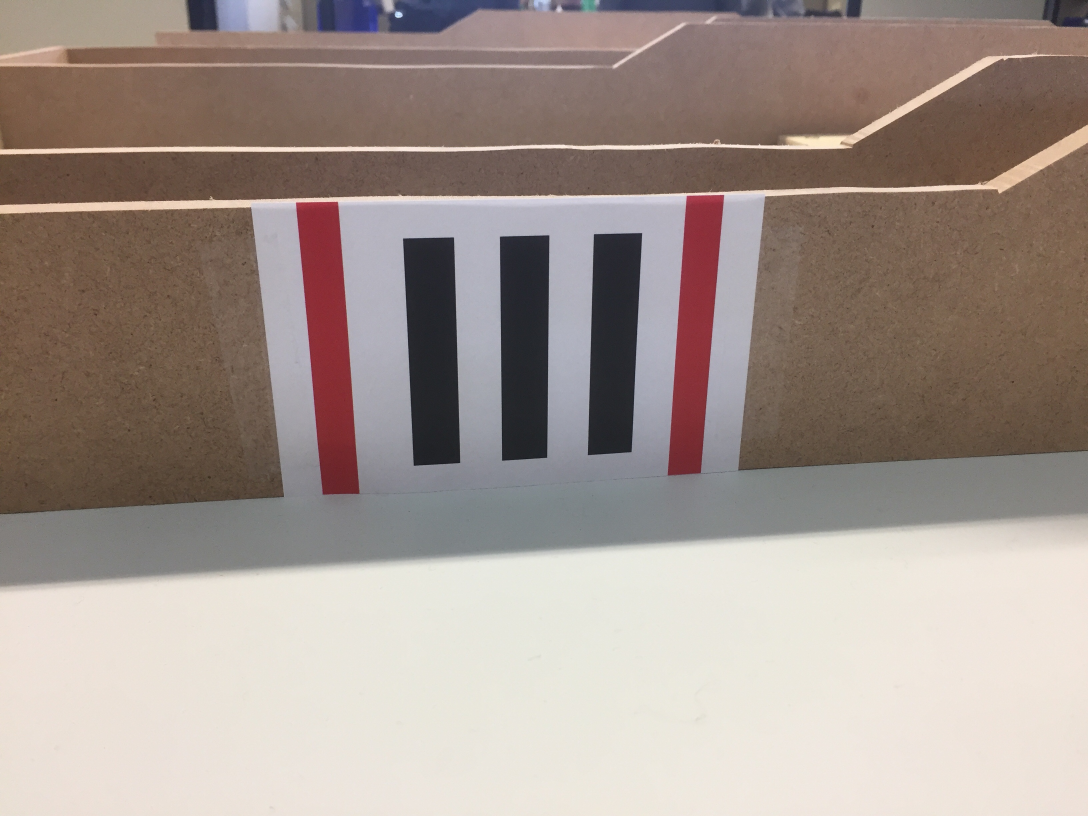
#> input picture src/objectDetectionSnippets/IMG333.JPG, 3264 x 2448 px (shown at 1/3 size)
$ python farbfilter01.py
#> lines starting #> are read from the running program, lines starting #| are printed output that depends on the picture; after the words box and inside, x2 and y2 are one past the last pixel; in counts of white or black regions, pixels touching at a corner belong together
import cv2
import numpy as np

class Images():
    path=''
    def __init__(self, path):
#> called with path = 'IMG333.JPG'
        self.path=path


class CVStuff():
    img=''
    hsv=''
    mask=''
    res=''

    l_black = np.array([0, 0, 0])
    u_black = np.array([200,50,100])

    def __init__(self, path):
#> called with path = 'IMG333.JPG'
        self.img=cv2.imread(path)
#> self.img is the input picture: shape (2448, 3264, 3); mean B, G, R 141.7, 148.9, 162.1

    def resizeImg(self):
        self.img=cv2.resize(self.img, (400,400))
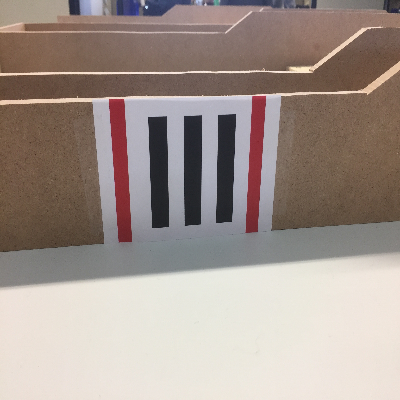
#> self.img: shape (400, 400, 3); mean B, G, R 141.6, 148.7, 161.9

    def filterBlack(self):
        self.hsv = cv2.cvtColor(self.img, cv2.COLOR_BGR2HSV)
#> self.hsv: shape (400, 400, 3); mean H, S, V 39.4, 46.2, 163.8
        self.mask = cv2.inRange(self.hsv, self.l_black, self.u_black)
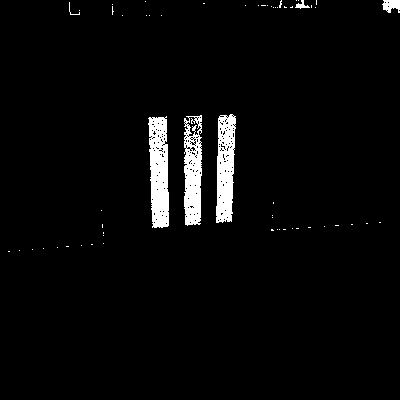
#> self.mask: shape (400, 400); 3.4% white; 59 white regions (53 under 20 px), largest, box (x1, y1, x2, y2) and area: (148, 116, 169, 228) 1855, (216, 114, 236, 223) 1650, (184, 115, 202, 226) 1551, (382, 0, 400, 13) 172, (295, 0, 310, 9) 58, (69, 2, 80, 15) 24
        self.res = cv2.bitwise_and(self.img,self.img, mask=self.mask)
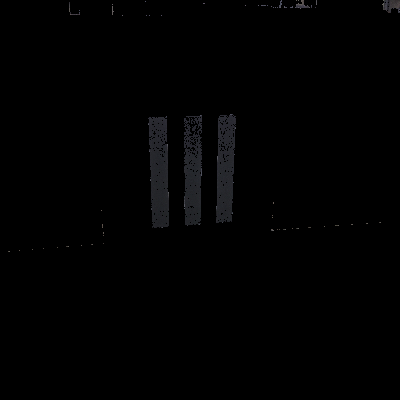
#> self.res: shape (400, 400, 3); mean B, G, R 1.6, 1.4, 1.4

    def showImg(self):
        cv2.imshow('frame',self.img)
        cv2.imshow('mask',self.mask)

#change path for other JPGs
image=Images("IMG333.JPG")

cvStuff=CVStuff(image.path)
cvStuff.resizeImg()

while(1):
    cvStuff.filterBlack()
    cvStuff.showImg()
    k = cv2.waitKey(5) & 0xFF
#> (key Esc is pressed here)
    if k == 27:
      break

cv2.destroyAllWindows()
